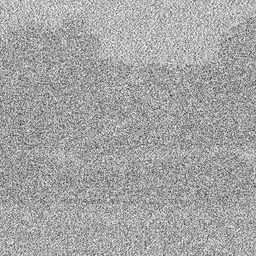
%> input picture HW5/code/invH0.0001.jpg (cropped and resized to the size of MATLAB's example picture), 256 x 256 px, given in place of cameraman.tif, which was not available
$ octave SimulateMotionBlur.m   (GNU Octave 9; MATLAB toolbox functions it lacks are replaced by stand-ins)
%> lines starting %> are read from the running program, lines starting %| are printed output that depends on the picture; pictures that were not available may be replaced by others from this repository, and a replacement may not be noted
% SimulateMotionBlur
I = imread('cameraman.tif');
%> I is the input picture: size 256x256 uint8; min 36, max 255, mean 164.3
figure(1),clf,subplot(2,2,1),imshow(I);
H = fspecial('motion',10,0);
MotionBlur = imfilter(I,H,'replicate');
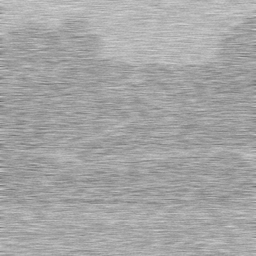
%> MotionBlur: size 256x256 uint8; min 104, max 211, mean 164.3
subplot(2,2,2),imshow(MotionBlur);
H = fspecial('motion',20,90);
MotionBlur = imfilter(I,H,'replicate');
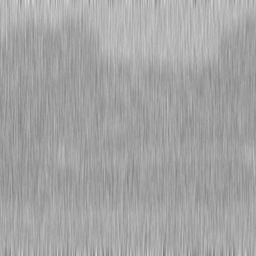
%> MotionBlur: size 256x256 uint8; min 116, max 215, mean 164.2
subplot(2,2,3),imshow(MotionBlur);
H = fspecial('motion',30,135);
MotionBlur = imfilter(I,H,'replicate');
subplot(2,2,4),imshow(MotionBlur);

$ run again, on HW5/code/invH0.001.jpg (cropped and resized to the size of MATLAB's example picture)
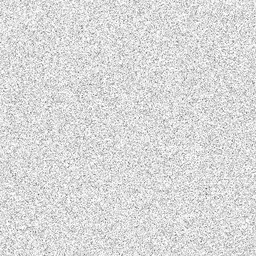
%> input picture HW5/code/invH0.001.jpg (cropped and resized to the size of MATLAB's example picture), 256 x 256 px, given in place of cameraman.tif, which was not available
%> I is the input picture: size 256x256 uint8; min 87, max 255, mean 218.2
%> `MotionBlur = imfilter(I,H,'replicate');`:
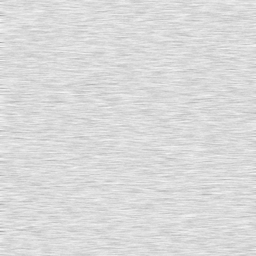
%> MotionBlur: size 256x256 uint8; min 165, max 246, mean 218.3

$ run again, on HW5/code/invH0.01.jpg (cropped and resized to the size of MATLAB's example picture)
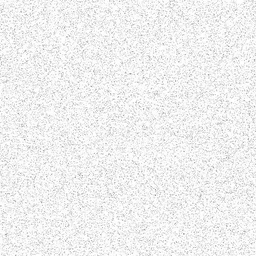
%> input picture HW5/code/invH0.01.jpg (cropped and resized to the size of MATLAB's example picture), 256 x 256 px, given in place of cameraman.tif, which was not available
%> I is the input picture: size 256x256 uint8; min 145, max 255, mean 239.8
%> `MotionBlur = imfilter(I,H,'replicate');`:
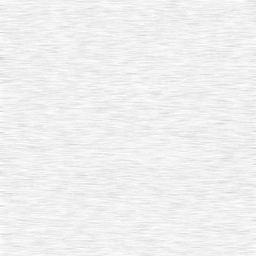
%> MotionBlur: size 256x256 uint8; min 208, max 254, mean 239.9
